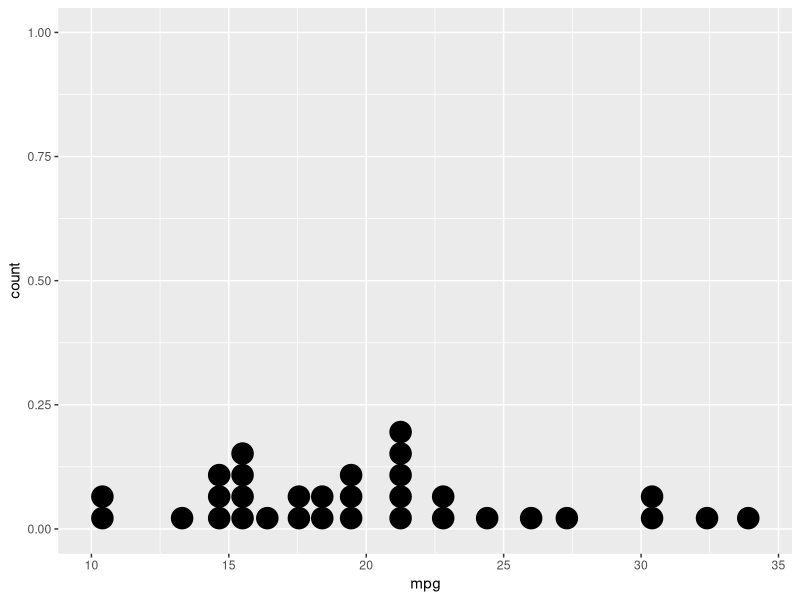
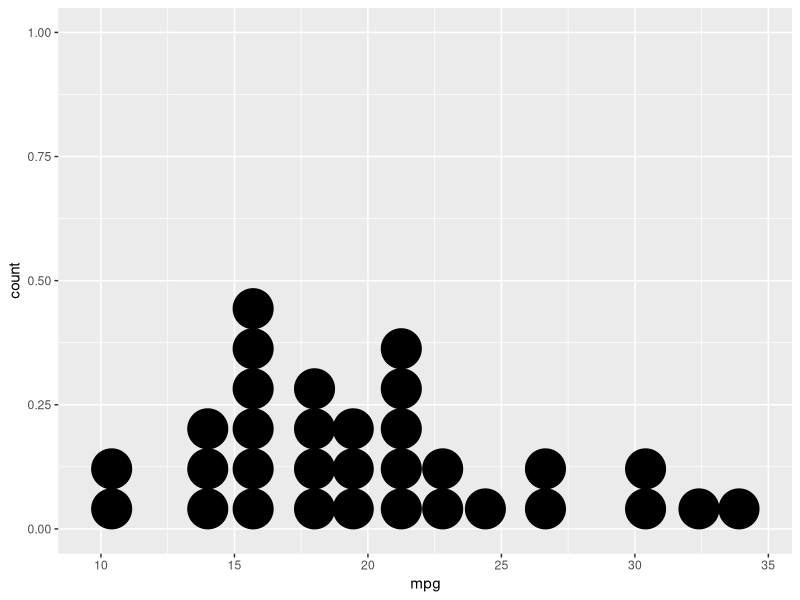
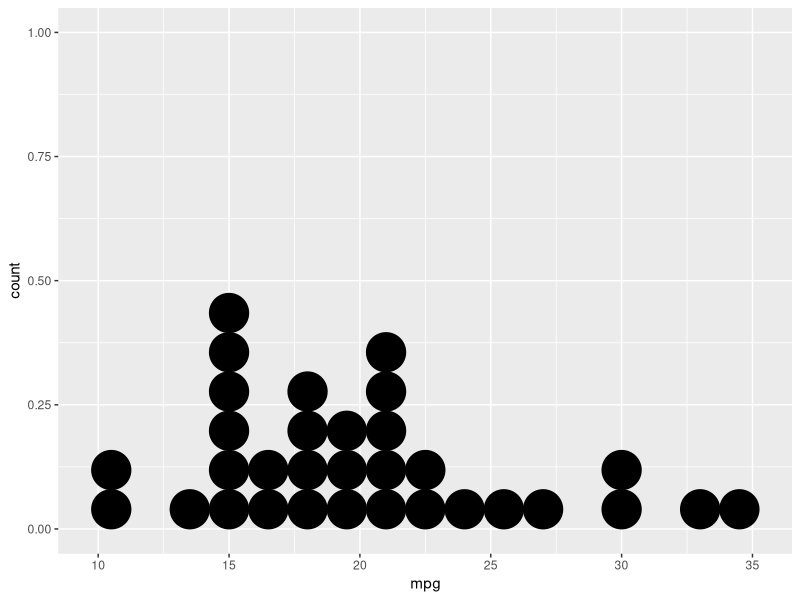
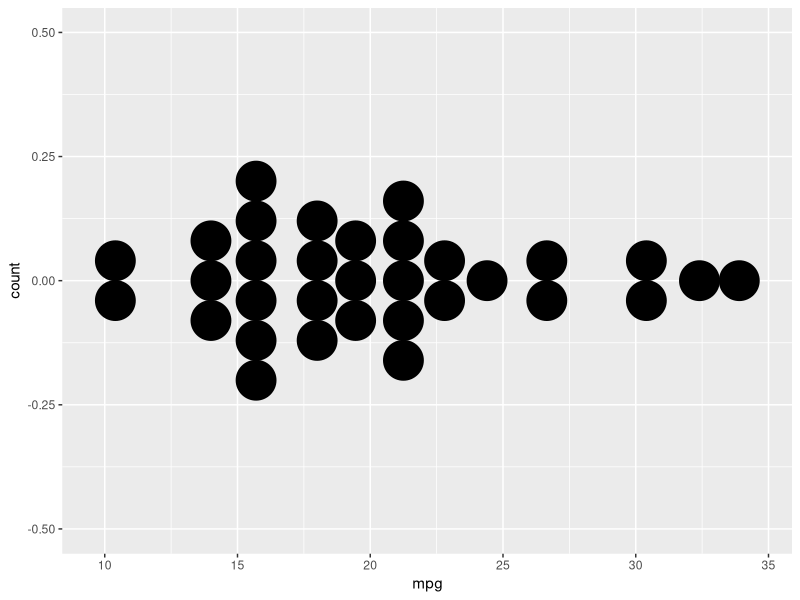
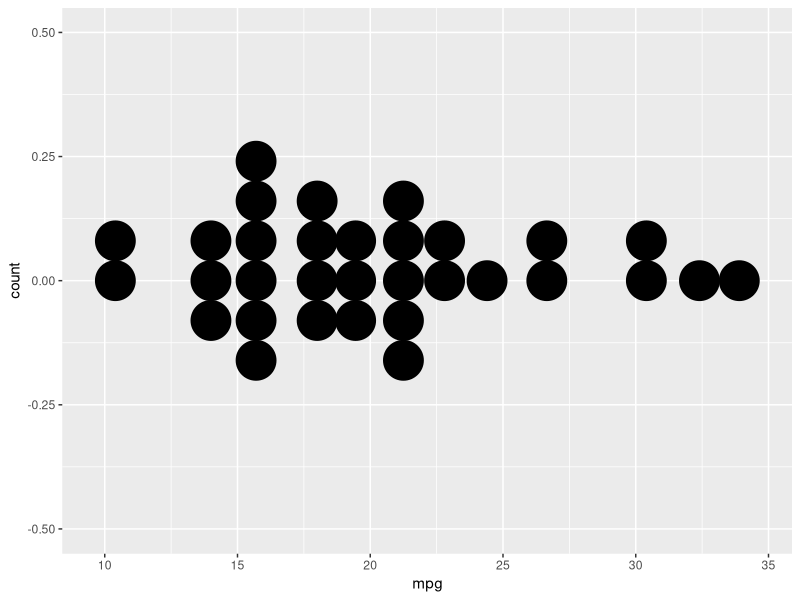
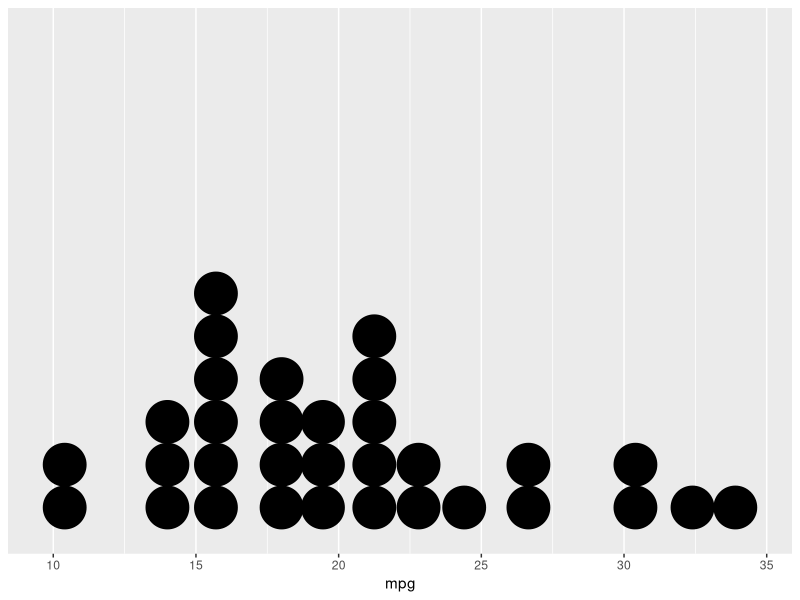
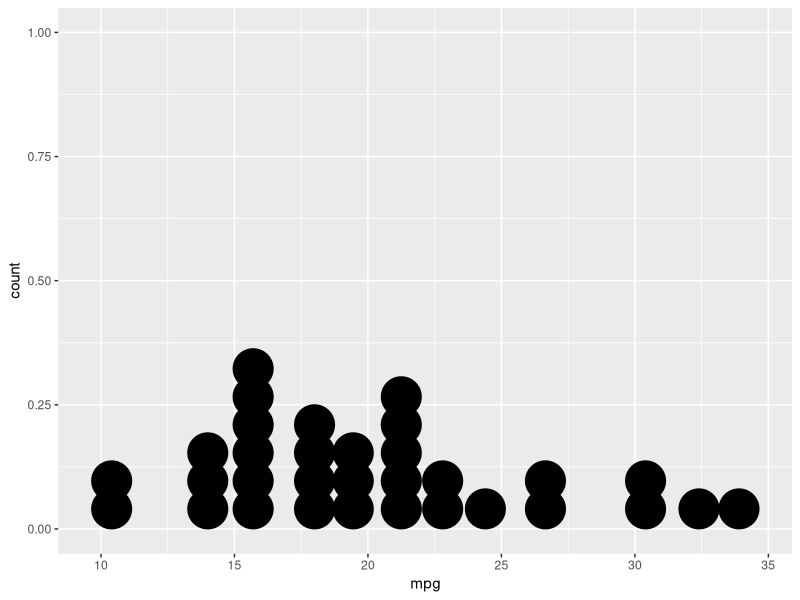
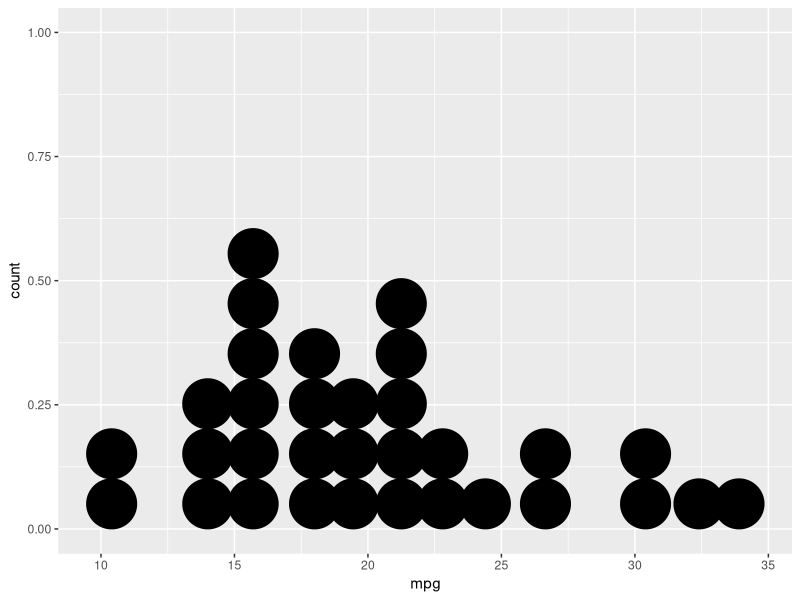

The R script that drew these images, in order:
library(ggplot2)


### Name: geom_dotplot
### Title: Dot plot
### Aliases: geom_dotplot

### ** Examples

ggplot(mtcars, aes(x = mpg)) + geom_dotplot()
ggplot(mtcars, aes(x = mpg)) + geom_dotplot(binwidth = 1.5)

# Use fixed-width bins
ggplot(mtcars, aes(x = mpg)) +
  geom_dotplot(method="histodot", binwidth = 1.5)

# Some other stacking methods
ggplot(mtcars, aes(x = mpg)) +
  geom_dotplot(binwidth = 1.5, stackdir = "center")
ggplot(mtcars, aes(x = mpg)) +
  geom_dotplot(binwidth = 1.5, stackdir = "centerwhole")

# y axis isn't really meaningful, so hide it
ggplot(mtcars, aes(x = mpg)) + geom_dotplot(binwidth = 1.5) +
  scale_y_continuous(NULL, breaks = NULL)

# Overlap dots vertically
ggplot(mtcars, aes(x = mpg)) + geom_dotplot(binwidth = 1.5, stackratio = .7)

# Expand dot diameter
ggplot(mtcars, aes(x = mpg)) + geom_dotplot(binwidth = 1.5, dotsize = 1.25)

## No test: 
# Examples with stacking along y axis instead of x
ggplot(mtcars, aes(x = 1, y = mpg)) +
  geom_dotplot(binaxis = "y", stackdir = "center")

ggplot(mtcars, aes(x = factor(cyl), y = mpg)) +
  geom_dotplot(binaxis = "y", stackdir = "center")

ggplot(mtcars, aes(x = factor(cyl), y = mpg)) +
  geom_dotplot(binaxis = "y", stackdir = "centerwhole")

ggplot(mtcars, aes(x = factor(vs), fill = factor(cyl), y = mpg)) +
  geom_dotplot(binaxis = "y", stackdir = "center", position = "dodge")

# binpositions="all" ensures that the bins are aligned between groups
ggplot(mtcars, aes(x = factor(am), y = mpg)) +
  geom_dotplot(binaxis = "y", stackdir = "center", binpositions="all")

# Stacking multiple groups, with different fill
ggplot(mtcars, aes(x = mpg, fill = factor(cyl))) +
  geom_dotplot(stackgroups = TRUE, binwidth = 1, binpositions = "all")

ggplot(mtcars, aes(x = mpg, fill = factor(cyl))) +
  geom_dotplot(stackgroups = TRUE, binwidth = 1, method = "histodot")

ggplot(mtcars, aes(x = 1, y = mpg, fill = factor(cyl))) +
  geom_dotplot(binaxis = "y", stackgroups = TRUE, binwidth = 1, method = "histodot")
## End(No test)
